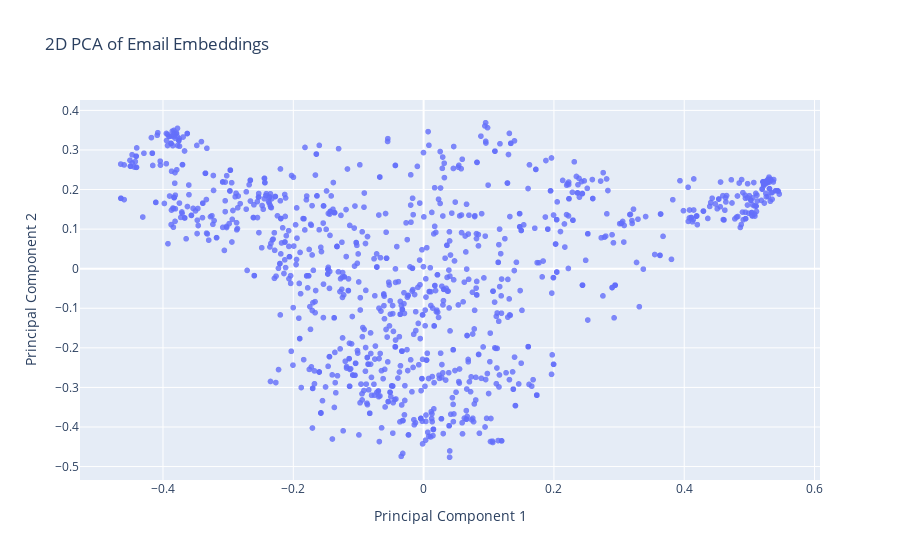

Notebook cell for this chart:
### Code cell
## no obvious clusters appear in either 2D or 3D plot 


# Apply PCA for dimensionality reduction to 2 components
pca = PCA(n_components=2)
X_reduced = pca.fit_transform(X)

# Create a new DataFrame for visualization
df_pca = pd.DataFrame(X_reduced, columns=["PC1", "PC2"])
df_pca["email_id"] = df.index  # Assign unique IDs
df_pca["PC1_magnitude"] = df_pca["PC1"].abs()  # Color by the magnitude of PC1

# Plot 2D scatter using Plotly
fig = px.scatter(df_pca, x="PC1", y="PC2", 
                # color="PC1_magnitude",  # Color by magnitude of PC1
                 title="2D PCA of Email Embeddings",
                 labels={"PC1": "Principal Component 1", "PC2": "Principal Component 2"},
                 opacity=0.8)

fig.show()

### Figure 1 — Plotly figure (JSON) as saved in the notebook; plotly's stock layout.template omitted (floating-point values rounded to 4 significant figures; data arrays with more than 128 entries replaced by an {"elided": "..."} marker saying what was removed)
{"data": [{"hovertemplate": "Principal Component 1=%{x}<br>Principal Component 2=%{y}<extra></extra>", "legendgroup": "", "marker": {"color": "#636efa", "opacity": 0.8, "symbol": "circle"}, "mode": "markers", "name": "", "showlegend": false, "type": "scattergl", "x": {"elided": "1086 float values"}, "xaxis": "x", "y": {"elided": "1086 float values"}, "yaxis": "y"}], "layout": {"legend": {"tracegroupgap": 0}, "title": {"text": "2D PCA of Email Embeddings"}, "xaxis": {"anchor": "y", "domain": [0, 1], "title": {"text": "Principal Component 1"}}, "yaxis": {"anchor": "x", "domain": [0, 1], "title": {"text": "Principal Component 2"}}}}
